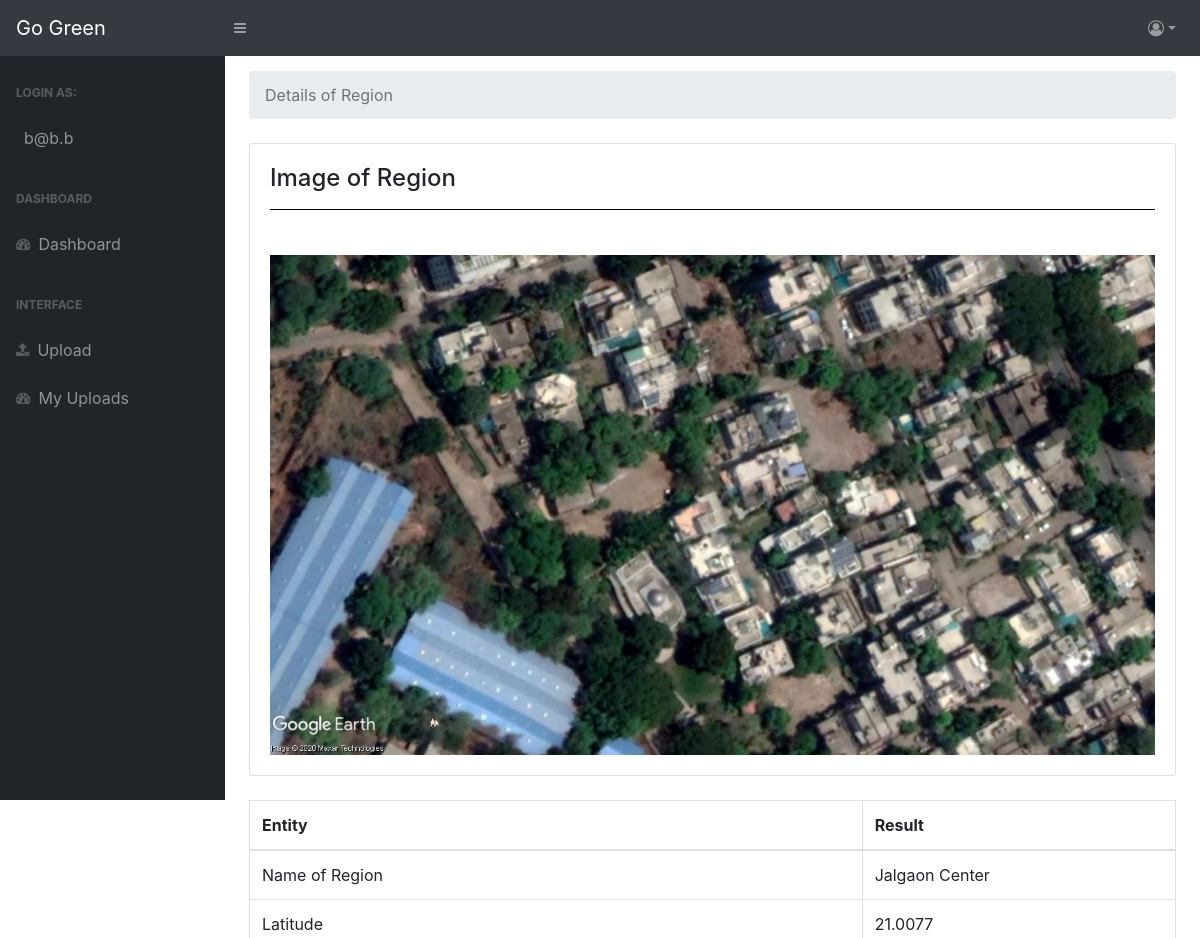
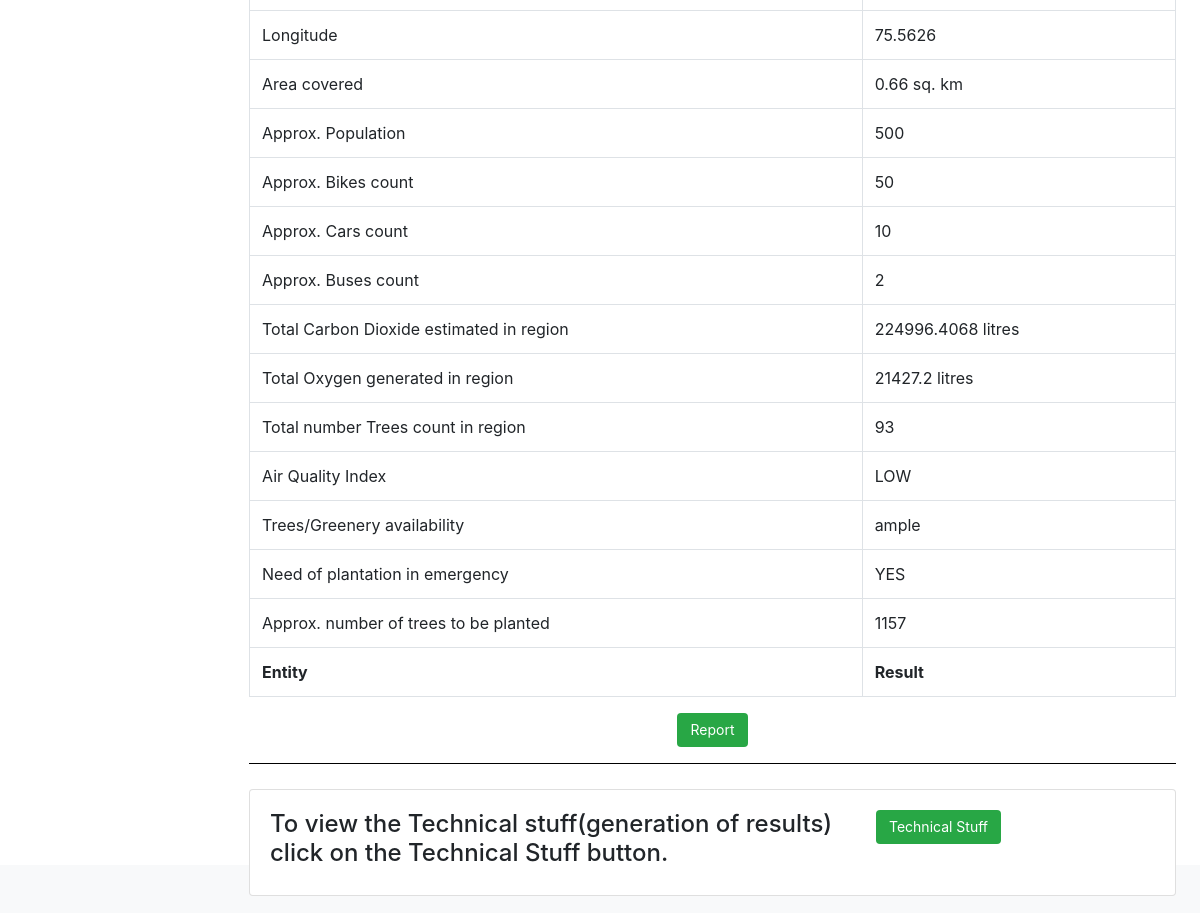
Screenshot of /details/4 (signed in) with the database file from the repository (2 pictures, top to bottom).
### app.py (models this page shows)
class User(UserMixin,db.Model):
    id = db.Column(db.Integer,primary_key=True,autoincrement=True)
    username = db.Column(db.String(200), unique=True, nullable=False)
    email = db.Column(db.String(200), unique=True, nullable=False)
    password = db.Column(db.String(200))

class Imagee(db.Model):
    id = db.Column(db.Integer,primary_key=True,autoincrement=True)
    username = db.Column(db.String(200),nullable=False)
    email = db.Column(db.String(200),nullable=False)
    path = db.Column(db.String(200),nullable=False)
    place = db.Column(db.String(200),nullable=False)
    latitude = db.Column(db.String(200), nullable=False)
    longitude = db.Column(db.String(200), nullable=False)
    population = db.Column(db.String(200), nullable=False)
    bikes = db.Column(db.String(200), nullable=False)
    car = db.Column(db.String(200), nullable=False)
    bus = db.Column(db.String(200), nullable=False)
    mask = db.Column(db.String(200), nullable=False)
    counter = db.Column(db.String(200), nullable=False)
    carbon = db.Column(db.String(200), nullable=False)
    oxygen = db.Column(db.String(200), nullable=False)
    trees = db.Column(db.String(200), nullable=False)
    aqi = db.Column(db.String(200), nullable=False)
    greenery = db.Column(db.String(200), nullable=False)
    plantation = db.Column(db.String(200), nullable=False)
    planted = db.Column(db.String(200), nullable=False)

### app.py (the view)
@app.route('/details/<id>',methods=['GET'])
@login_required
def get_details(id):
    information = Imagee.query.filter_by(id=id).first()
    return render_template('details.html',information=information)

### app.py (called while the page is built)
@login_manager.user_loader
def get(id):
    return User.query.get(id)

### templates/details.html (shortened to what this page needs)
<!DOCTYPE html>
<html lang="en">
<head>
<link rel='stylesheet' href='https://cdnjs.cloudflare.com/ajax/libs/font-awesome/4.7.0/css/font-awesome.css'>
<link rel='stylesheet' href='https://cdnjs.cloudflare.com/ajax/libs/twitter-bootstrap/4.1.1/css/bootstrap.css'>
<link rel='stylesheet' href='https://cdn.datatables.net/1.10.19/css/dataTables.bootstrap4.min.css'>
<link rel='stylesheet' href='https://cdn.datatables.net/buttons/1.5.2/css/buttons.bootstrap4.min.css'>
<link href="http://127.0.0.1:5000/static/css/styles.css" rel="stylesheet" />
<link href="https://cdn.datatables.net/1.10.20/css/dataTables.bootstrap4.min.css" rel="stylesheet" />
</head>
<body class="sb-nav-fixed">
        <nav class="sb-topnav navbar navbar-expand navbar-dark bg-dark">
            <a class="navbar-brand" href="/home">Go Green</a><button class="btn btn-link btn-sm order-1 order-lg-0" id="sidebarToggle" href="#"><i class="fa fa-bars" aria-hidden="true"></i></button>
            <ul class="navbar-nav ml-auto ml-md-0">
                <li class="nav-item dropdown">
                    <a class="nav-link dropdown-toggle" id="userDropdown" href="#" role="button" data-toggle="dropdown" aria-haspopup="true" aria-expanded="false"><i class="fa fa-user-circle-o" aria-hidden="true"></i></a>
                </li>
            </ul>
        </nav>
        <div id="layoutSidenav">
            <div id="layoutSidenav_nav">
                <nav class="sb-sidenav accordion sb-sidenav-dark" id="sidenavAccordion">
                    <div class="sb-sidenav-menu">
                        <div class="nav">
                            <div class="sb-sidenav-menu-heading">Login as:</div>
                            <a class="nav-link"><div class="sb-nav-link-icon"></div>{{current_user.email}}</a>
                            <div class="sb-sidenav-menu-heading">Dashboard</div>
                            <a class="nav-link" href="/home"><div class="sb-nav-link-icon"><i class="fa fa-tachometer"></i></div>Dashboard</a>
                            <div class="sb-sidenav-menu-heading">Interface</div>
                                <a class="nav-link" href="/upload"><div class="sb-nav-link-icon"><i class="fa fa-upload" aria-hidden="true"></i></div>Upload</a>
                                <a class="nav-link" href="/myuploads"><div class="sb-nav-link-icon"><i class="fa fa-tachometer"></i></div>My Uploads</a>
                    </div>
                </nav>
            </div>
            <div id="layoutSidenav_content">
                <main>
                    <div class="container-fluid">
                        <div id="example">
                        <ol class="breadcrumb mb-4" style="margin-top: 15px;">
                            <li class="breadcrumb-item active">Details of Region</li>
                        </ol>
<div class="card mb-4">
    <div class="card-body"><h4>Image of Region</h4><hr style="background-color: black;margin-bottom: 5px;"></div>
    <div class="card-body">
        <div class="row">
            <div class="col-sm-12"><img src="http://127.0.0.1:5000/{{information.path}}" class="img-fluid" style="height: 500px;width: 1200px;"></div>
        </div>
    </div>
</div>
<table class="table table-bordered" style="width:100%">
<thead>
<tr>
<th>Entity</th>
<th>Result</th>
</tr>
</thead>
<tbody>
<tr>
<td>Name of Region</td>
<td>{{information.place}}</td>
</tr>
<tr>
<td>Latitude</td>
<td>{{information.latitude}}</td>
</tr>
<tr>
<td>Longitude</td>
<td>{{information.longitude}}</td>
</tr>
<tr>
<td>Area covered</td>
<td>0.66 sq. km</td>
</tr>
<tr>
<td>Approx. Population</td>
<td>{{information.population}}</td>
</tr>
<tr>
<td>Approx. Bikes count</td>
<td>{{information.bikes}}</td>
</tr>
<tr>
<td>Approx. Cars count</td>
<td>{{information.car}}</td>
</tr>
<tr>
<td>Approx. Buses count</td>
<td>{{information.bus}}</td>
</tr>
<tr>
<td>Total Carbon Dioxide estimated in region</td>
<td>{{information.carbon}} litres</td>
</tr>
<td>Total Oxygen generated in region</td>
<td>{{information.oxygen}} litres</td>
<td>Total number Trees count in region</td>
<td>{{information.trees}}</td>
<tr>
<td>Air Quality Index</td>
<td>{{information.aqi}}</td>
</tr>
<tr>
<td>Trees/Greenery availability</td>
<td>{{information.greenery}}</td>
</tr>
<tr>
<td>Need of plantation in emergency</td>
<td>{{information.plantation}}</td>
</tr>
<tr>
<td>Approx. number of trees to be planted</td>
<td>{{information.planted}}</td>
</tr>
</tbody>
<tfoot>
<tr>
<th>Entity</th>
<th>Result</th>
</tr>
</tfoot>
</table>
</div>
                        <div class="text-center">
<input type="button" class="btn btn-success" value="Report" onclick="printDiv()">
                        </div>
<hr style="background-color: black;">
<div class="card" style="margin-top :25px;margin-bottom: 25px;">
    <div class="card-body">
        <div class="row">
            <div class="col-sm-8"><h4>To view the Technical stuff(generation of results) click on the Technical Stuff button.</h4></div>
            <div class="col-sm-4"><a href="/techstuff/{{information.id}}" type="button" class="btn btn-success">Technical Stuff</a></div>
        </div>
    </div>
</div>
</div>
</div>
</div>
    </body>
</html>

### templates/details.html (style rules this page uses)
a { color: #337ab7; text-decoration: none; }
i { margin-bottom:4px; }
.btn { display: inline-block; font-size: 14px; font-weight: 400; line-height: 1.42857143; text-align: center; white-space: nowrap; vertical-align: middle; cursor: pointer; user-select: none; background-image: none; border: 1px solid transparent; border-radius: 4px; }

### rows the page displays
User: email "b@b.b"
Imagee: path (picture), place "Jalgaon Center", latitude "21.0077", longitude "75.5626", population "500", bikes "50", car "10", bus "2", carbon "224996.4068", oxygen "21427.2", trees "93", aqi "LOW", greenery "ample", plantation "YES", planted "1157"
